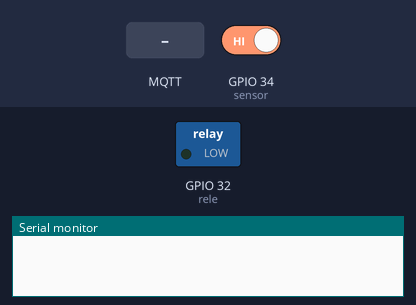
Recording of a sketch running on a simulated ESP32. Parts: switched loads named in the sketch (green lamp = pin HIGH), the last lines printed to the serial monitor. The inputs (shaded band) are chosen by the test bench; at power-on: GPIO 34 (sensor) HIGH. WiFi joins after 1.5 s; servers stay silent unless stated; no MQTT or app messages arrive unless stated.

Above: at 2.7 s.
2.8 s: MQTT message "H" arrives on the first subscribed topic
At 6.4 s:
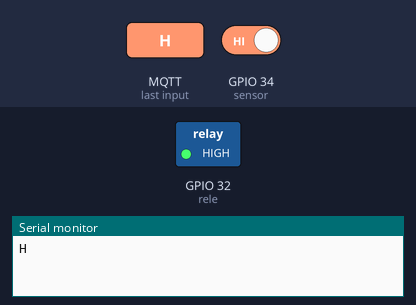
7.0 s: MQTT message "L" arrives on the first subscribed topic
At 9.9 s:
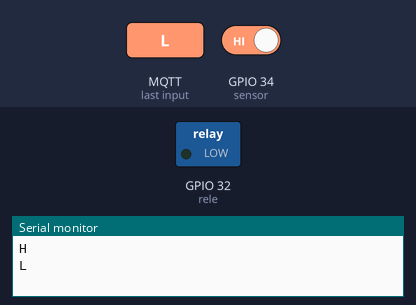
Timing chart, 0 to 11.4 s (numbered marks = the images above; inputs shaded):
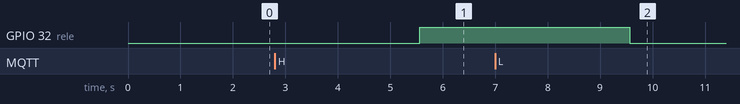

The sketch:

sketch_mqtt.ino
```cpp
#include <WiFi.h>
#include <PubSubClient.h>

const char* ssid = "";
const char* password =  "";
const char* mqttServer = "";
const int mqttPort =  00000;
const char* mqttUser = "";
const char* mqttPassword = "";

const int rele = 32;
const int sensor = 34;
int estado = LOW;

WiFiClient espClient;
PubSubClient client(espClient);

#define EST_TOPIC    "contacto1/estado"
#define ORD_TOPIC    "contacto1/ordenes" /* H=on, L=off */

void receivedCallback(char* topic, byte* payload, unsigned int length) {
  char orden = (char)payload[0];
  Serial.println(orden);
  switch(orden){
    case  'H':
      digitalWrite(rele, HIGH);
      delay(5);
      break;
    case  'L':
      digitalWrite(rele, LOW);
      delay(5);
      break;
    default:
      break;
  }
}

void mqttconnect() {
  while (!client.connected()) {
    if (client.connect("Rele1" , mqttUser, mqttPassword)) {
      client.subscribe(ORD_TOPIC);
    } else {
      delay(3000);
    }
  }
}

void pubestado() {
  estado = digitalRead(sensor);
  delay(5);
  if(estado == LOW){
    client.publish(EST_TOPIC, "OFF");
  } else {
    client.publish(EST_TOPIC, "ON");
  }
  delay(4000);
}

void setup() {

  Serial.begin(115200);
  WiFi.begin(ssid, password);

  while (WiFi.status() != WL_CONNECTED) {
    delay(500);
  }

  pinMode(rele, OUTPUT);
  pinMode(sensor, INPUT);
  client.setServer(mqttServer, mqttPort);
  client.setCallback(receivedCallback);
}

void loop() {
  if (!client.connected()) {
    mqttconnect();
  }
  client.loop();
  pubestado();
}
```

Measured:
- after the input at 2.8 s, GPIO 32 (rele): LOW → HIGH after 2.8 s
- after the input at 7.0 s, GPIO 32 (rele): HIGH → LOW after 2.6 s
